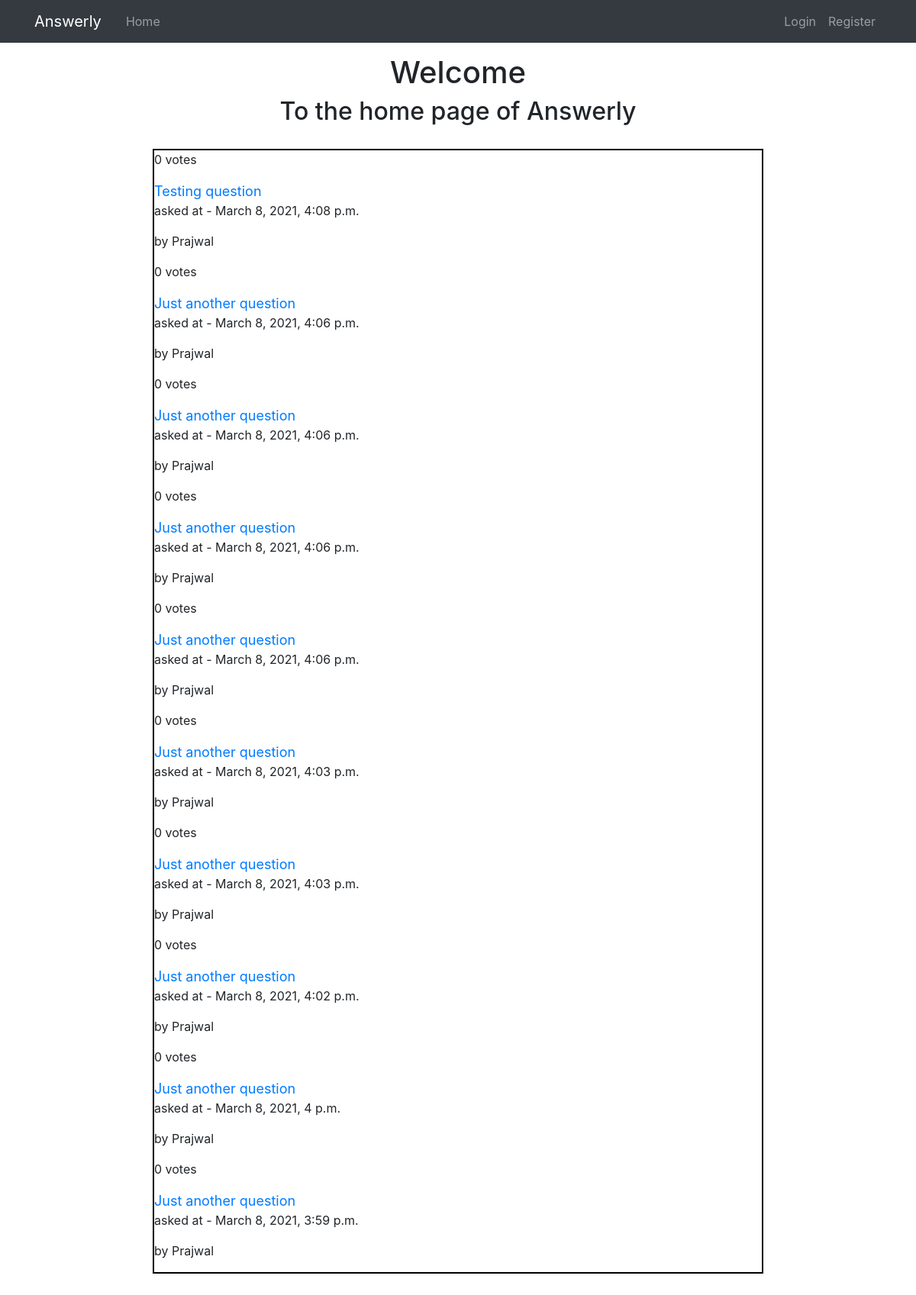
The page / on the database its author committed.
### main/models.py (models this page shows, shortened)
class Question(models.Model):
    title = models.CharField('title for question', max_length=150, blank=False)
    content = models.TextField(
        'more information about question', blank=True, default='')
    asked_by = models.ForeignKey(to=get_user_model(), on_delete=models.CASCADE)
    created_at = models.DateTimeField(default=timezone.now, blank=True)
    votes = models.IntegerField('number of votes cast', default=0)

### users/models.py (models this page shows, shortened)
class User(AbstractUser):
    username = None
    email = models.EmailField('email address', unique=True)
    first_name = models.CharField(max_length=50, blank=False)
    last_name = models.CharField(max_length=50, blank=False)
    PRN = models.CharField('Permanent Registration Number',
                           max_length=10, unique=True, blank=False)
    year = models.IntegerField('year studying ex: 1 - first year',
                               choices=[(1, 1), (2, 2), (3, 3), (4, 4)], blank=False, default=1)
    branch = models.CharField("branch currently studying", max_length=50, blank=False, choices=[
                              ("COMP", "COMP"), ("E&TC", "E&TC"), ("MECH", "MECH")], default="COMP")
    division = models.CharField("division currently studying", max_length=50, blank=False, choices=[
                                ("A", "A"), ("B", "B"), ("SS", "SS")])
    date_joined = models.DateTimeField(
        "date user created account", default=timezone.now)
    USERNAME_FIELD = 'email'
    REQUIRED_FIELDS = ['first_name', 'last_name',
                       'PRN', 'year', 'branch', 'division']
    objects = CustomUserManager()

### main/views.py (the view)
# urls.py: 2. Add a URL to urlpatterns:  path('', views.home, name='home')
def home(request):
    question_list = Question.objects.order_by('-created_at')[:10]
    return render(request, 'main/home.html', {'question_list': question_list})

### main/templates/main/home.html
{% extends 'main/base.html' %}
{% load static %}
{% block stylesheets %}
<link rel="stylesheet" href="{% static 'main/home.css' %}">
{% endblock stylesheets %}
{% block content%}
<div class="welcome_header">
  <h1>Welcome</h1>
  <h2>To the home page of Answerly</h2>
</div>
<div class="questions_container">
  {% for question in question_list %}
  <div class="question">
    <p class="question__votes">{{ question.votes }} votes</p>
    <a class="question__title" href="{% url 'main:question_details' question.id %}">
      {{question.title}}
    </a>
    <p class="question__time">asked at - {{ question.created_at }}</p>
    <p class="question__author"> by {{ question.asked_by.first_name }}</p>
  </div>
  {% endfor %}
</div>
{% endblock content%}

### main/static/main/base.css (style rules this page uses)
* { margin: 0; padding: 0; box-sizing: border-box; }

### main/static/main/home.css (style rules this page uses)
.welcome_header { text-align: center; margin-top: 15px; }
.questions_container { width: 800px; margin: 30px auto; border: 2px solid black; }
.question__title { font-size: 18px; }

### rows shown on the page
Question: votes "0", title "Testing question", created_at "March 8, 2021, 4:08 p.m.", asked_by.first_name "Prajwal"
Question: votes "0", title "Just another question", created_at "March 8, 2021, 4:06 p.m.", asked_by.first_name "Prajwal"
Question: votes "0", title "Just another question", created_at "March 8, 2021, 4:06 p.m.", asked_by.first_name "Prajwal"
Question: votes "0", title "Just another question", created_at "March 8, 2021, 4:06 p.m.", asked_by.first_name "Prajwal"
Question: votes "0", title "Just another question", created_at "March 8, 2021, 4:06 p.m.", asked_by.first_name "Prajwal"
Question: votes "0", title "Just another question", created_at "March 8, 2021, 4:03 p.m.", asked_by.first_name "Prajwal"
Question: votes "0", title "Just another question", created_at "March 8, 2021, 4:03 p.m.", asked_by.first_name "Prajwal"
Question: votes "0", title "Just another question", created_at "March 8, 2021, 4:02 p.m.", asked_by.first_name "Prajwal"
Question: votes "0", title "Just another question", created_at "March 8, 2021, 4 p.m.", asked_by.first_name "Prajwal"
Question: votes "0", title "Just another question", created_at "March 8, 2021, 3:59 p.m.", asked_by.first_name "Prajwal"
